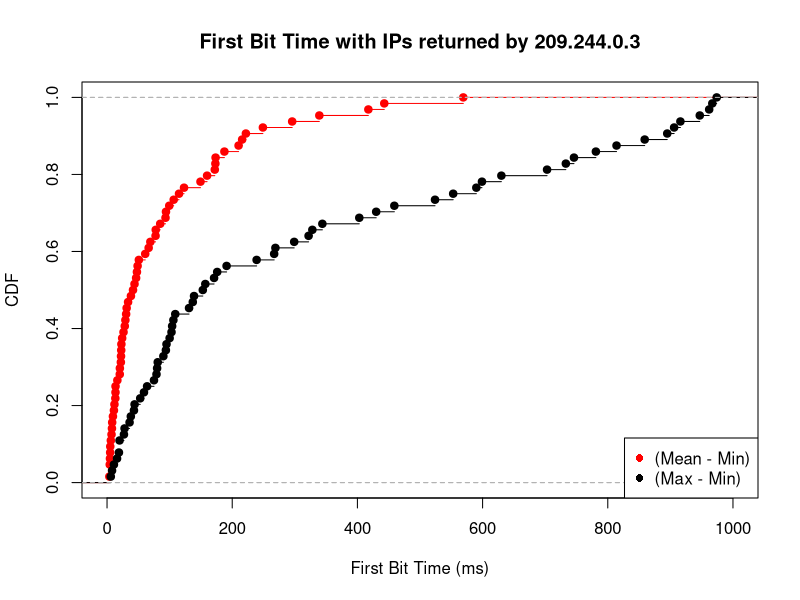

Source code (R):
mean_min <- c(172.166111, 8.222222, 84.933333, 115.000000, 94.166667, 33.625000, 123.000000, 38.166667, 22.916667, 248.998333, 48.833333, 30.500000, 41.500000, 22.083333, 417.497500, 43.888889, 61.000000, 4.333333, 24.166667, 187.500000, 93.416667, 13.571429, 66.500000, 3.666667, 4.333333, 26.333333, 4.666667, 13.500000, 295.777778, 7.166667, 20.500000, 5.000000, 7.833333, 569.161667, 442.903636, 173.415833, 210.166667, 77.523810, 159.833333, 11.000000, 149.299000, 11.833333, 9.416667, 31.333333, 22.666667, 46.454545, 29.305556, 13.250000, 99.388333, 6.083333, 173.088778, 69.203704, 215.831667, 47.750000, 28.333333, 77.833333, 339.165000, 50.833333, 20.333333, 221.833333, 16.500000, 22.333333, 5.166667, 106.500000)

max_min <- c(745.99, 43.00, 344.00, 553.00, 299.00, 137.00, 630.00, 104.00, 95.00, 589.99, 106.00, 100.00, 131.00, 157.00, 946.99, 103.00, 269.00, 11.00, 139.00, 906.00, 403.00, 75.00, 267.00, 6.00, 8.00, 81.00, 20.00, 109.00, 733.00, 16.00, 176.00, 19.00, 36.00, 894.99, 780.99, 598.99, 459.00, 430.00, 916.00, 44.00, 973.99, 27.00, 28.00, 79.00, 80.00, 153.00, 322.00, 94.00, 961.99, 38.00, 813.99, 703.00, 858.99, 171.00, 191.00, 239.00, 966.99, 90.00, 53.00, 524.00, 64.00, 59.00, 20.00, 328.00)

mean_min_val = ecdf(mean_min)
max_min_val = ecdf(max_min)

plot(mean_min_val, lty=1, col="red", xlab="First Bit Time (ms)", ylab="CDF", main="First Bit Time with IPs returned by 209.244.0.3", xlim=c(0, 1000))
lines(max_min_val)

legend("bottomright",  pch =16, legend=c("(Mean - Min)", "(Max - Min)"), col=c("red", "black"))

